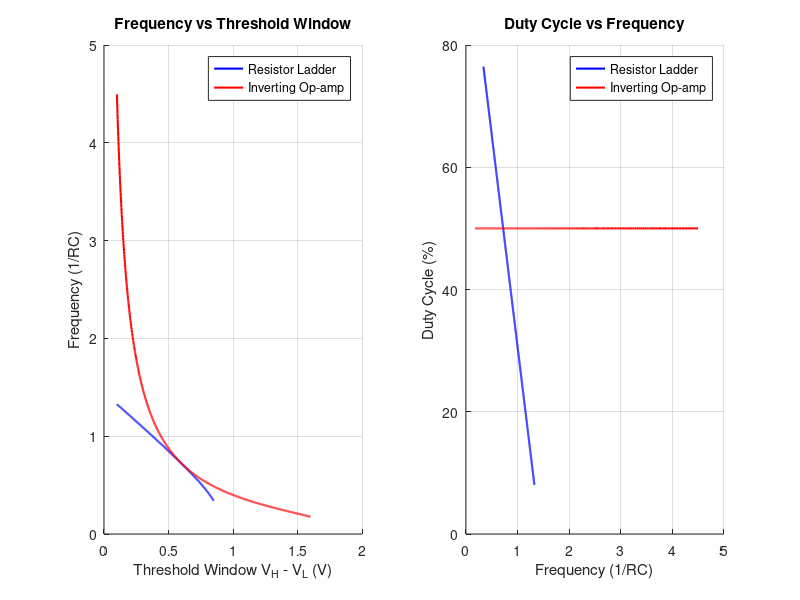

This figure's MATLAB source:
VDD = 1.8;
RC  = 1;
pts = 1000;

% --- Line 1 ---
V_ctrl1 = linspace(0.2, 1.7, pts);
VH1 = V_ctrl1;
VL1 = 0.5 * V_ctrl1;
t_charge1    = RC * log((VDD - VL1) ./ (VDD - VH1));
t_discharge1 = RC * log(VH1 ./ VL1);
f1      = 1 ./ (t_charge1 + t_discharge1);
D1      = t_charge1 ./ (t_charge1 + t_discharge1);
window1 = VH1 - VL1;

% --- Line 2 ---
V_ctrl2 = linspace(0.1, 0.85, pts);
VL2 = V_ctrl2;
VH2 = 2 * 0.9 - V_ctrl2;
t_charge2    = RC * log((VDD - VL2) ./ (VDD - VH2));
t_discharge2 = RC * log(VH2 ./ VL2);
f2      = 1 ./ (t_charge2 + t_discharge2);
D2      = t_charge2 ./ (t_charge2 + t_discharge2);
window2 = VH2 - VL2;

figure;

% =========================================
% LEFT PLOT - Frequency vs Threshold Window
% =========================================
subplot(1, 2, 1);
hold on;
plot(window1, f1, 'b', 'LineWidth', 1.5, 'DisplayName', 'Resistor Ladder');
plot(window2, f2, 'r', 'LineWidth', 1.5, 'DisplayName', 'Inverting Op-amp');
xlabel('Threshold Window V_H - V_L (V)');
ylabel('Frequency (1/RC)');
title('Frequency vs Threshold Window');
lg1 = legend('Location', 'best');
grid on;
hold off;

% =========================================
% RIGHT PLOT - Duty Cycle vs Frequency
% =========================================
subplot(1, 2, 2);
hold on;
plot(f1, D1 * 100, 'b', 'LineWidth', 1.5, 'DisplayName', 'Resistor Ladder');
plot(f2, D2 * 100, 'r', 'LineWidth', 1.5, 'DisplayName', 'Inverting Op-amp');
xlabel('Frequency (1/RC)');
ylabel('Duty Cycle (%)');
title('Duty Cycle vs Frequency');
lg2 = legend('Location', 'best');
grid on;
hold off;
